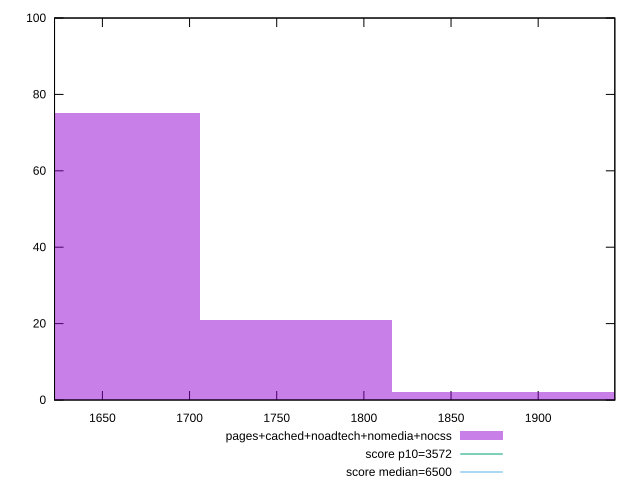

This figure's gnuplot source:
reset

$pagesCachedNoadtechNomediaNocss <<EOF
1981.03306826441 2
1650.8608902203418 75
1760.918282901698 21
1870.975675583054 2
EOF

set key outside below
set boxwidth 110.05739268135612
set xrange [1622.5395000000003:1943.964]
set yrange [0:100]
set trange [0:100]
set style fill transparent solid 0.5 noborder

set parametric
set terminal svg size 640, 490 enhanced background rgb 'white'
set output "report_00009_2021-02-08T22-37-41.559Z/first-cpu-idle/comparison/histogram/4_vs_5.svg"

plot $pagesCachedNoadtechNomediaNocss title "pages+cached+noadtech+nomedia+nocss" with boxes, \
     3572,t title "score p10=3572", \
     6500,t title "score median=6500"

reset
